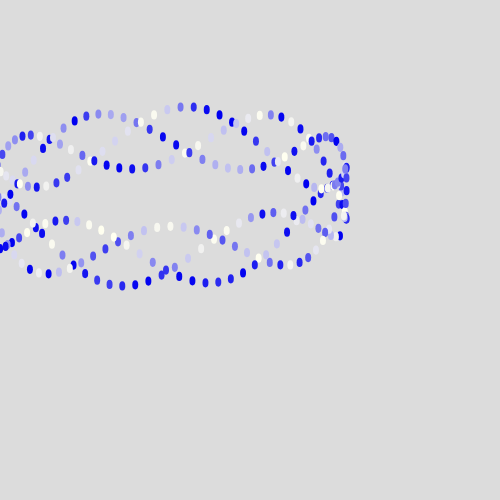
Frame 1 (no input)
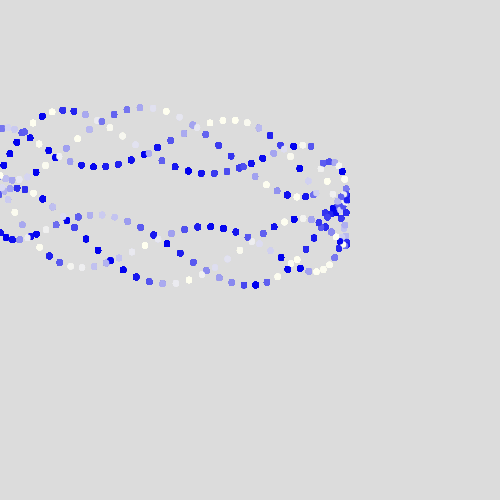
Frame 60 (no input)
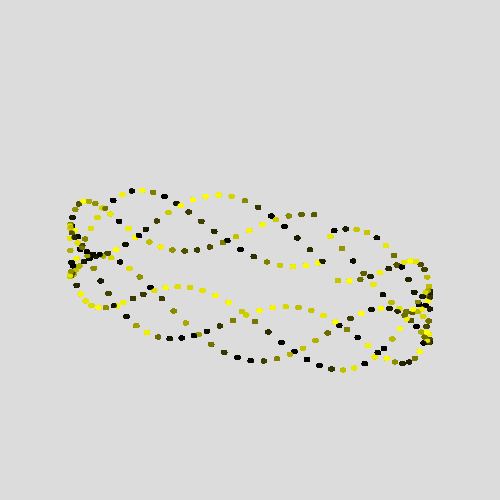
Frame 120 (the mouse pressed at the canvas centre since frame 60)

The p5.js sketch that drew these frames (run headless with seeded random() and noise() and a simulated clock; from frame 60 on, the mouse is pressed at the canvas centre):

// p5.js sketch
// ── sketch.js
let particle = [];

function setup() {
  createCanvas(500, 500);
}

function draw() {
  background(220);
  noFill();

  particle.push(new Particle(180, 60));
  for (let i = 0; i < particle.length; i++) {
    let p = particle[i];
    p.display();
  }
}

class Particle {
  constructor(x, y) {
    this.x = x;
    this.y = y;
  }

  display() {
    push();
    translate(width / 2, height / 2);
    this.drawCircle();

    pop();
  }
  drawCircle() {
    for (let i = 0; i < 256; i++) {
      noStroke();
      ellipse(
        this.x * cos((i * PI) / 128 + frameCount * 0.2) + (mouseX - 250) / 3,
        this.y * sin((i * PI) / 128 + frameCount * 0.1) +
          60 * cos(i) * cos(i) +
          (mouseY - 250) / 3,
        map(cos(frameCount * 0.1), -1, 1, 1, 6),
        map(sin(frameCount * 0.1), -1, 1, 1, 16)
      );
      let r = map(
          sin(this.x * cos((i * PI) / 128 + frameCount * 0.2)),
          -1,
          1,
          0,
          255
        ),
        g = map(
          sin(this.x * cos((i * PI) / 128 + frameCount * 0.2)),
          -1,
          1,
          0,
          255
        ),
        b = map(dist(mouseX, mouseY, width / 2, height / 2), 0, 375, 0, 255);
      fill(r, g, b);
    }
  }
  move() {}
}
